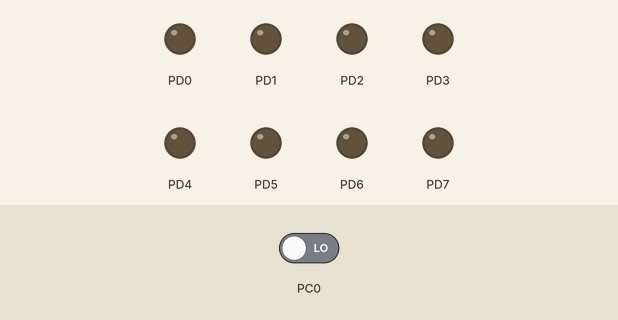
Recording of a program running on a simulated ATmega128, built with avr-gcc and emulated at 10 MHz. Shown: output pins drawn as LEDs (lit = HIGH). Dashed ring = blinking. The inputs (shaded band) are chosen by the test bench; at power-on: PC0 LOW.

Above: at 0.1 s.
At 1.2 s:
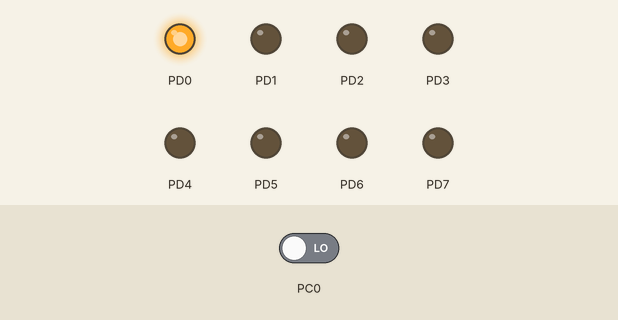
1.3 s: PC0 driven HIGH
At 1.42 s:
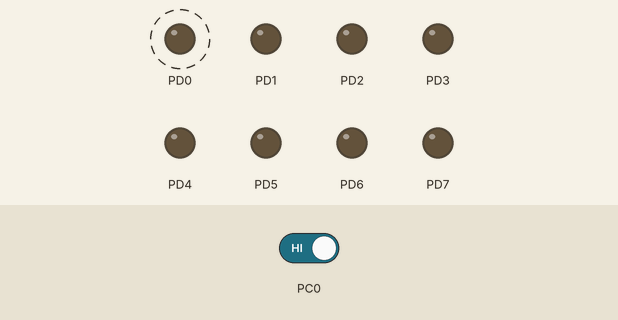
Timing chart, 0 to 10.3 s (numbered marks = the images above; inputs shaded):
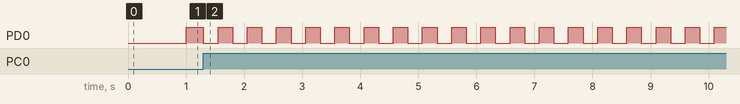

Measured:
- after the input at 1.3 s, PD0: alternates HIGH for 0.25 s and LOW for 0.25 s, starting at once

The program:

main.c
```c
/*
 * main.c
 *
 * Created: 03-Feb-21 9:17:12 AM
 *  Author: lemms
 */
# define F_CPU 10000000UL

#include <util/delay.h>
#include <avr/io.h>

typedef enum {
	false = 0,
	true = 1
} bool;

/******************************************************************/
void wait( int ms )
/*
short:			Busy wait number of milliseconds
inputs:			int ms (Number of milliseconds to busy wait)
outputs:
notes:			Busy wait, not very accurate. Make sure (external)
				clock value is set. This is used by _delay_ms inside
				util/delay.h
Version :    	DMK, Initial code
*******************************************************************/
{
	for (int i=0; i<ms; i++)
	{
		_delay_ms( 1 );		// library function (max 30 ms at 8MHz)
	}
}

void sbi(int REG, int index){
	REG |= (1<<index);
}

void cbi(int REG, int index){
	REG &= ~(1<<index);
}

int tbi(int REG, int index){
	REG ^= (1<<index);
	return REG;
}

bool checkButton(){
	return (PINC & 1);
}

bool checkButtonToggle(bool pressed){
	return (checkButton() == true) && (pressed == false);
}

/******************************************************************/
int main( void )
/*
short:			main() loop, entry point of executable
inputs:
outputs:
notes:			Looping forever, flipping bits on PORTD
Version :    	DMK, Initial code
*******************************************************************/
{
	bool pressed = checkButton();
	bool state = false;
	int ms = 0;
	int button = 0;
	int setTime = 1000;
	DDRD = 0b11111111;            // All pins PORTD are set to output
	DDRC = 0b00000000;			// set pint input

	while (1)
	{

		if(checkButtonToggle(pressed)){
			pressed = checkButton();
			state = !state;
		}

		if(pressed && !checkButton()){
			pressed = false;
		}

		if(state){
			setTime = 250;
		} else {
			setTime = 1000;
		}

		if(ms >= setTime){
			PORTD = tbi(PORTD, 0);
			ms = 0;
		}

		wait(1);

		ms++;
	}

	return 1;
}
```
